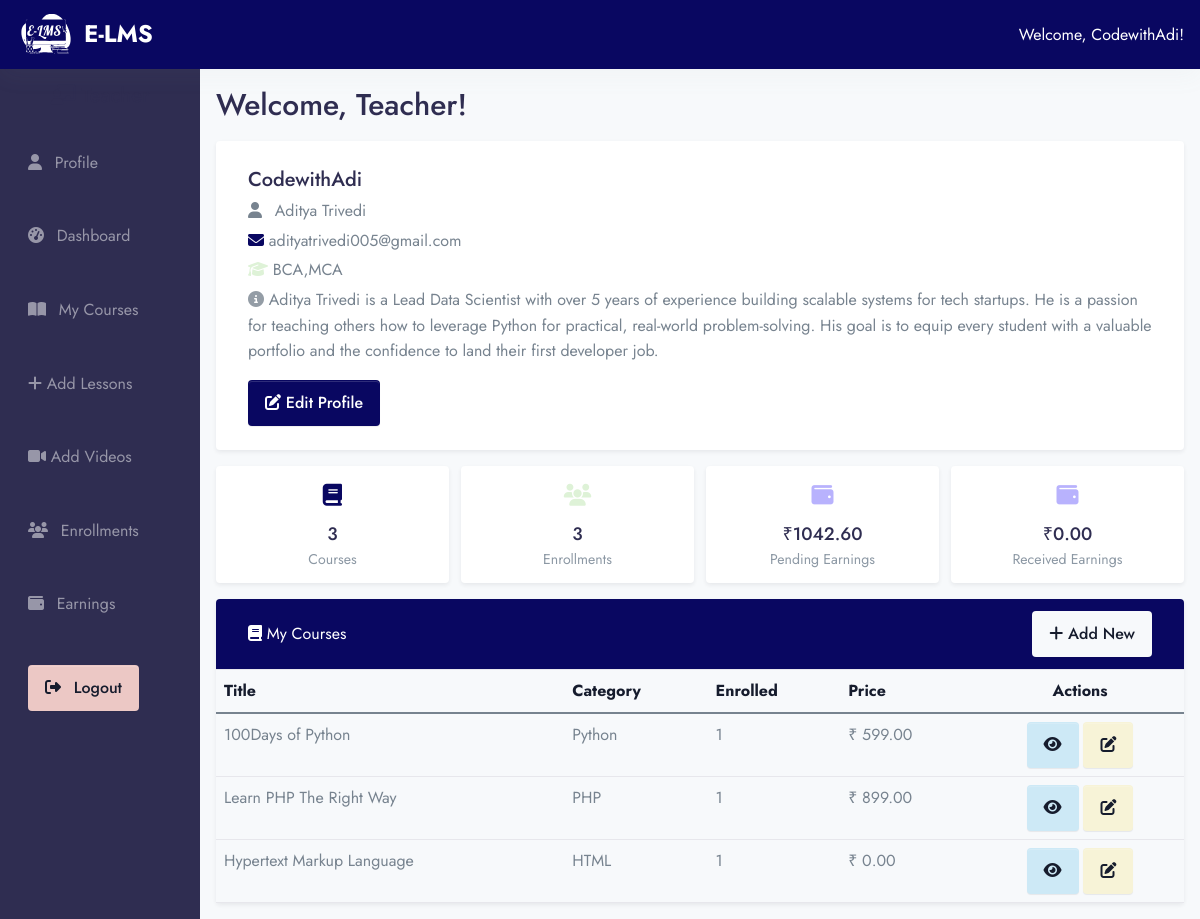
The page /teacher/teacher_dashboard (signed in) on the database its author committed.
### app/models.py (models this page shows, shortened)
class Users(AbstractUser):
    ROLE_CHOICES = (
        ('student', 'Student'),
        ('teacher', 'Teacher'),
        ('admin', 'Admin'),
    )
    role = models.CharField(max_length=20, choices=ROLE_CHOICES, default='student')

class Teacher(models.Model):
    user = models.OneToOneField(Users, on_delete=models.CASCADE, related_name="teacher_profile")
    email = models.EmailField()
    contact_no = models.CharField(max_length=10, null=True, blank=True)
    qualification = models.TextField()
    experience = models.IntegerField(default=0)  # in years
    rating = models.DecimalField(max_digits=3, decimal_places=2, default=0.0)
    bio = models.TextField(null=True, blank=True)

class Course(models.Model):
    course_image = models.ImageField(upload_to="Media/course_image", null=True)
    teacher = models.ForeignKey(Teacher, on_delete=models.CASCADE, related_name="courses")
    title = models.CharField(max_length=255)
    descriptions = models.TextField()
    course_category = models.ForeignKey(Categories, on_delete=models.CASCADE, related_name="courses")
    level = models.ForeignKey(Level, on_delete=models.CASCADE, null=True,)
    language = models.ForeignKey(Language, on_delete=models.CASCADE, null=True,)
    slug = models.SlugField(default='',max_length=500, null=True,blank=True)
    price = models.DecimalField(max_digits=10, decimal_places=2)
    discount = models.DecimalField(max_digits=5, decimal_places=2, null=True, blank=True, default=0)

class Categories(models.Model):
    name = models.CharField(max_length=200)
    icon = models.CharField(max_length=200, null=True)

### E_LMS/teacher_view.py (the view)
# urls.py: path('teacher/teacher_dashboard', teacher_view.teacher_dashboard, name='teacher_dashboard'),
@login_required
def teacher_dashboard(request):
    if not hasattr(request.user, "teacher_profile"):
        messages.error(request, "Access denied! You are not a teacher.")
        return redirect("home")
    teacher = request.user.teacher_profile
    courses = Course.objects.filter(teacher=teacher)
    total_courses = courses.count()
    total_students = Enrollment.objects.filter(course__in=courses).count()
    pending_earnings = TeacherEarning.objects.filter(
        teacher=teacher, is_paid=False
    ).aggregate(total=models.Sum("amount"))["total"] or 0
    recieved_earnings = TeacherEarning.objects.filter(teacher=teacher, is_paid=True).aggregate(total=models.Sum("amount"))["total"] or 0
    context = {
        "teacher": teacher,
        "courses": courses,
        "total_courses": total_courses,
        "total_students": total_students,
        "pending_earnings": pending_earnings,
        "received_earnings": recieved_earnings
    }
    return render(request, "teacher/teacher_dashboard.html", context)

### templates/teacher/teacher_dashboard.html (shortened to what this page needs)
{% extends 'base2.html' %}
{% load static %}
{% block content %}
<div class="container-fluid">
  <div class="row">
      {% include 'teacher/teacher_sidebar.html' %}
    <div class="col-md-10 p-4">
      <h2 class="mb-4">Welcome, Teacher!</h2>
        <div class="card shadow-sm mb-4">
          <div class="card-body">
            <h4 class="card-title mb-1">{{ teacher.user.username }}</h4>
            <p class="mb-1"><i class="fas fa-user me-2"></i> {{ teacher.user.first_name }} {{ teacher.user.last_name }}</p>
            <p class="mb-1"><i class="fas fa-envelope text-primary"></i> {{ teacher.email }}</p>
            <p class="mb-1"><i class="fas fa-graduation-cap text-success"></i> {{ teacher.qualification }}</p>
            <p><i class="fas fa-info-circle text-secondary"></i> {{ teacher.bio }}</p>
            <a href="{% url 'edit_teacher_profile' %}" class="btn btn-sm btn-primary"><i class="fas fa-edit"></i> Edit Profile</a>
          </div>
        </div>
        <div class="row g-3 mb-4">
            <div class="col-md-3">
            <div class="card shadow-sm text-center p-3">
              <div class="text-primary fs-3 mb-2"><i class="fas fa-book"></i></div>
              <h5 class="mb-0">{{ total_courses }}</h5>
              <small class="text-muted">Courses</small>
            </div>
            </div>
            <div class="col-md-3">
            <div class="card shadow-sm text-center p-3">
              <div class="text-success fs-3 mb-2"><i class="fas fa-users"></i></div>
              <h5 class="mb-0">{{ total_students }}</h5>
              <small class="text-muted">Enrollments</small>
            </div>
            </div>
            <div class="col-md-3">
            <div class="card shadow-sm text-center p-3">
              <div class="text-purple fs-3 mb-2"><i class="fas fa-wallet"></i></div>
              <h5 class="mb-0">₹{{ pending_earnings|floatformat:2 }}</h5>
              <small class="text-muted">Pending Earnings</small>
            </div>
          </div>
            <div class="col-md-3">
            <div class="card shadow-sm text-center p-3">
              <div class="text-purple fs-3 mb-2"><i class="fas fa-wallet"></i></div>
              <h5 class="mb-0">₹{{ received_earnings|floatformat:2 }}</h5>
              <small class="text-muted">Received Earnings</small>
            </div>
          </div>
        </div>
        <div class="card mt-4 shadow-sm">
          <div class="card-header bg-primary text-white d-flex justify-content-between align-items-center">
            <span><i class="fas fa-book"></i> My Courses</span>
            <a href="{% url 'add_course' %}" class="btn btn-light btn-sm"><i class="fas fa-plus"></i> Add New</a>
          </div>
          <div class="card-body p-0">
            <table class="table table-hover mb-0">
              <thead class="table-light">
                <tr>
                  <th>Title</th>
                  <th>Category</th>
                  <th>Enrolled</th>
                  <th>Price</th>
                  <th class="text-center">Actions</th>
                </tr>
              </thead>
              <tbody>
                {% for course in courses %}
                <tr>
                  <td>{{ course.title }}</td>
                  <td>{{ course.course_category.name }}</td>
                  <td>{{ course.enrollments.count }}</td>
                  <td>₹ {{ course.price }}</td>
                  <td class="text-center">
                    <a href="{% url 'my_coursess' %}" class="btn btn-sm btn-info"><i class="fas fa-eye"></i></a>
                    <a href="{% url 'edit_course' course.id %}" class="btn btn-sm btn-warning"><i class="fas fa-edit"></i></a>
                  </td>
                </tr>
                {% empty %}
                <tr>
                  <td colspan="5" class="text-center">No courses yet.</td>
                </tr>
                {% endfor %}
              </tbody>
            </table>
          </div>
        </div>
    </div>
  </div>
</div>
{% endblock %}

### templates/components/header_dash.html (shortened to what this page needs)
{% load static %}
<div class="col-12">
  <nav class="navbar navbar-dark bg-primary px-4 py-2 d-flex justify-content-between align-items-center shadow-light">
    <a class="navbar-brand d-flex align-items-center" href="#">
      <img src="{% static 'assets/img/E-LMS_Logo.svg' %}" alt="Project Logo" width="60" height="40" class="me-2">
      <span class="text-white fw-bold">E-LMS </span>
    </a>
    <div class="text-white">
      {% if request.user.is_authenticated %}
        <span class="fw-semibold">Welcome, {{ request.user.username }}!</span>
        {% endif %}
    </div>
  </nav>
</div>

### rows shown on the page
Users: user.username "CodewithAdi"
Teacher: user.username "CodewithAdi", user.first_name "Aditya", user.last_name "Trivedi", email "adityatrivedi005@gmail.com", qualification "BCA,MCA", bio "Aditya Trivedi is a Lead Data Scientist with over 5 years of experience building scalable systems for tech startups. He is a passion for teaching others how to leverage Python for practical, real-world problem-solving. His goal is to equip every student with a valuable portfolio and the confidence to land their first developer job."
Course: title "100Days of Python", course_category.name "Python", enrollments.count "1", price "599.00"
Course: title "Learn PHP The Right Way", course_category.name "PHP", enrollments.count "1", price "899.00"
Course: title "Hypertext Markup Language", course_category.name "HTML", enrollments.count "1", price "0.00"

### other values the page prints
{{ total_courses }} "3"
{{ total_students }} "3"
{{ pending_earnings|floatformat:2 }} "1042.60"
{{ received_earnings|floatformat:2 }} "0.00"
